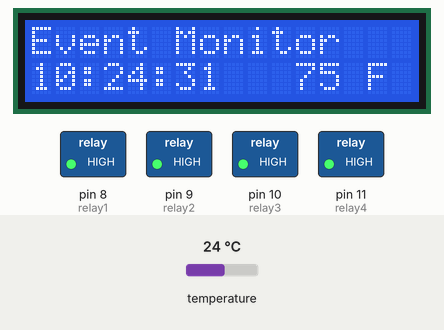
The sketch below on a simulated Arduino Uno, built with avr-gcc and run on an emulated ATmega328P. Shown: 16×2 character LCD, switched loads named in the sketch (green lamp = pin HIGH). Inputs (shaded band) come from the test bench; at power-on: temperature 24 °C. The local clock reads 2024-03-15 10:24:30 at power-on unless the sketch sets it; what the sketch prints to the serial monitor is not drawn.

Above: at 2.2 s.
2.3 s: temperature set to 26.7 °C
At 3.4 s:
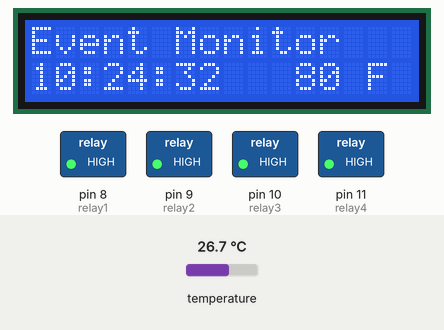
4.3 s: temperature set to 27.6 °C
At 5.2 s:
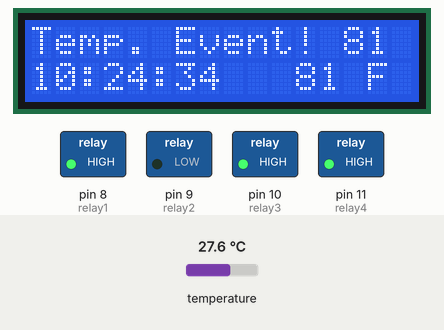
8.2 s: temperature set to 27.1 °C
At 8.5 s:
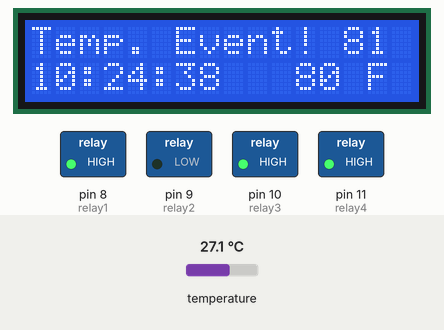
9.7 s: temperature set to 26.3 °C
At 10.7 s:
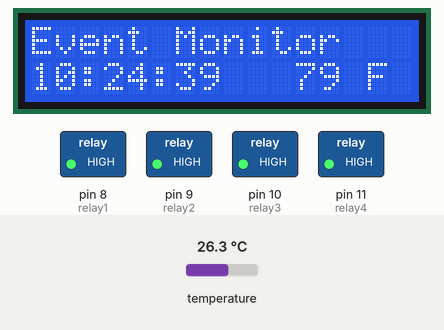
Timing chart, 0 to 12.7 s (numbered marks = the images above; inputs shaded):
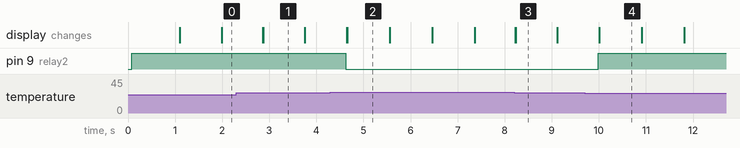

The sketch:

AquariumOutletController_v1.ino
```cpp
/*
AQUARIUM OUTLET CONTROLLER

  Sketch by George Roark, with great respect for the brilliant work of the hardware designers and authors of the included libraries!

  - Arduino Uno R3 or equivalent (for development, plan is to use a Nano for implementation)
  - DS3231 RTC module
  - 16x2 LCD with I2C backpack
  - 4 channel 5v relay module (optically isolated relays rated for 10A @110 V outputs)
  - DS18b20 waterproof temperature sensors
*/


#include <Time.h> // http://playground.arduino.cc/code/time
#include <TimeAlarms.h> // http://playground.arduino.cc/code/time
#include <Wire.h>  // https://www.arduino.cc/en/Reference/Wire
#include <DallasTemperature.h> // https://github.com/milesburton/Arduino-Temperature-Control-Library

#include <hd44780.h> // https://github.com/duinoWitchery/hd44780
#include <hd44780ioClass/hd44780_I2Cexp.h> // include i/o class header

hd44780_I2Cexp lcd; // declare lcd object: auto locate & config display for hd44780 chip

#include <DS3232RTC.h> //https://github.com/JChristensen/DS3232RTC

#define ONE_WIRE_BUS 2 /*-(Connect to Pin 2 )-*/
/* Set up a oneWire instance to communicate with any OneWire device*/
OneWire ourWire(ONE_WIRE_BUS);
/* Tell Dallas Temperature Library to use oneWire Library */
DallasTemperature sensors(&ourWire);

// Define the pins that control the relays
int relay1 = 8;
int relay2 = 9;
int relay3 = 10;
int relay4 = 11;

int temp1;


void setup()
{
  lcd.begin(16, 2); // Initialize LCD with number of columns and rows

  Serial.begin(9600);

    setSyncProvider(RTC.get);   // Get the time from the RTC
    if(timeStatus() != timeSet)
        Serial.println("Unable to sync with the RTC");
    else
        Serial.println("RTC has set the system time");

  Wire.begin();

  sensors.begin(); //Start up the DallasTemperature library

  // Assign relay output pins and establish initial state (LOW turns relay ON)
  pinMode(relay1, OUTPUT);
  digitalWrite(relay1, HIGH); // relay1 OFF
  pinMode(relay2, OUTPUT);
  digitalWrite(relay2, HIGH); // relay2 OFF
  pinMode(relay3, OUTPUT);
  digitalWrite(relay3, HIGH);  // relay3 OFF
  pinMode(relay4, OUTPUT);
  digitalWrite(relay4, HIGH);  // relay4 OFF

  // Create the time alarms (set temperature events in void loop())

  /*
   * TIMING EVENTS
   *
   * Here's some example syntax:
   * Alarm.alarmRepeat(8,30,0, MorningAlarm2);             // Calls the MorningAlarm2 function at 8:30am every day
   * Alarm.alarmRepeat(17,45,0,EveningAlarm2);             // Calls the EveningAlarm2 function at5:45pm every day
   * Alarm.alarmRepeat(dowSaturday,8,30,30,WeeklyAlarm2);  // Calls WeeklyAlarm2 at 8:30:30 every Saturday
   * Alarm.timerRepeat(15, Repeats2);                      // Calls Repeats2 every 15 seconds
   * Alarm.timerOnce(10, OnceOnly2);                       // Calls OnceOnly2 once after 10 seconds
   *
   * See the bottom of the sketch for the time event functions
   */

  /* relay1
      I'm using relay1 to turn the skimmer and refugium OFF during peak viewing times.
      Since the devices are ON most of the time, the corresponding outlet is wired via the NC (normally closed)
      terminals of the relay. As a result, turning the relay ON actually turns off the devices.
      This configuration saves power (the relay is not ON most of the time).
  */
  Alarm.alarmRepeat(6,0,0, Relay1Repeats);     // 6:00 am every day, turn relay1 OFF
  Alarm.alarmRepeat(8,0,0, Relay1Repeats);     // 8:00 am every day, turn relay1 ON
  Alarm.alarmRepeat(16,30,0, Relay1Repeats);   // 4:30 pm every day, turn relay1 OFF
  Alarm.alarmRepeat(18,30,0, Relay1Repeats);   // 6:30 pm every day, turn relay1 ON


  // relay2: In this sketch relay2 is used for a temperature event


  /* relay3
   *  Relay3 controls the outlet for the wavemaker. Since I have a nano tank, keeping the wavemaker on
   *  all of the time stresses the soft corals, even on low speed. So every 30 minutes they get a 30 minute break!
  */
  Alarm.timerRepeat(0,30,0, Relay3Repeats);     // Toggle relay3 every 30 minutes


  // relay4 (insert time events below (maybe a water sensor, another thermal sensor, another time event...)


  // Print a message to the LCD
  lcd.print("Ready!   ");
  Alarm.delay(1000); // Use Alarm.delay in place of delay in support of TimeAlarms
}

void  loop(){

  digitalClockDisplay();
  Alarm.delay(100);

  sensors.requestTemperatures(); // Send the command to get temperatures

  //    ...SET UP TEMPERATURE EVENTS HERE...

  temp1 = sensors.getTempFByIndex(0);
  if (temp1 >= 81)
  {
    // Turn relay2 ON if the temperature is 81 degrees F or higher (external cooling fan)
    digitalWrite(relay2, LOW);
    lcd.home();
    lcd.print("Temp. Event! "); // Display temperature event on first line of the LCD
    lcd.print(temp1);
    lcd.setCursor(11,1);
    lcd.print(temp1); // Display current temperature to the right of the time
    lcd.print(" F");

  }
  if (temp1 < 80)
  {
    // The temperature gap between ON and OFF is intentional (hysteresis)
    digitalWrite(relay2, HIGH);
    lcd.home();
    lcd.print("Event Monitor   ");
    lcd.setCursor(11,1);
    lcd.print(temp1); // Display current temperature to the right of the time
    lcd.print(" F");
  }
  else
  {
    lcd.setCursor(11,1); // Temperature is between the set points
    lcd.print(temp1); // Display current temperature to the right of the time
    lcd.print(" F");
  }

}

void digitalClockDisplay(void)
{
    // Display time in the time in second row of the LCD
    lcd.setCursor(0,1);
    lcd.print(hour());
    printDigits(minute());
    printDigits(second());
    //Serial.print(' ');
    //Serial.print(day());
    //Serial.print(' ');
    //Serial.print(month());
    //Serial.print(' ');
    //Serial.print(year());
    //Serial.println();
}

void printDigits(int digits)
{
    // utility function for digital clock display: prints preceding colon and leading 0
    lcd.print(':');
    if(digits < 10)
        lcd.print('0');
    lcd.print(digits);
}

// Functions to be called when an alarm triggers:

void Relay1Repeats(){

  lcd.home();
  lcd.print("Relay1 Toggle   ");
  digitalWrite(relay1, !digitalRead(relay1)); //toggle state
  Alarm.delay(1000); // Display event text for 1 second
}


void Relay3Repeats(){

  lcd.home();
  lcd.print("Relay3 Toggle   ");
  digitalWrite(relay3, !digitalRead(relay3)); //toggle state
  Alarm.delay(1000); // Display event text for 1 second
}

/*
void MorningAlarm1(){
  //Serial.println("Alarm: - turn lights off");
  lcd.home();
  lcd.print("MorningAlarm1   ");
}

void EveningAlarm1(){
  //Serial.println("Alarm: - turn lights on");
  lcd.home();
  lcd.print("EveningAlarm1   ");
}

void WeeklyAlarm1(){
  //Serial.println("Alarm: - its Monday Morning");
  lcd.home();
  lcd.print("WeeklyAlarm1    ");
}

void ExplicitAlarm1(){
  //Serial.println("Alarm: - this triggers only at the given date and time");
  lcd.home();
  lcd.print("ExplicitAlarm1  " );
}

void OnceOnly1(){
  //Serial.println("This timer only triggers once");
  lcd.home();
  lcd.print("OnceOnly1       ");
}
*/
```

Measured:
- the behaviour switches between 27.2 and 27.3 °C on temperature (found by bisection; images 1 and 2)
- the behaviour switches between 26.7 and 26.6 °C on temperature (found by bisection; images 3 and 4)
- after the input at 4.3 s, pin 9 (relay2): HIGH → LOW after 0.32 s; the display: first changes after 0.35 s (image 2 shows a later state)
- after the input at 9.7 s, pin 9 (relay2): LOW → HIGH after 0.28 s; the display: changes after 0.31 s (image 4)
- what the display in image 1 shows lasts 0.9 s, from 2.9 s to 3.8 s
